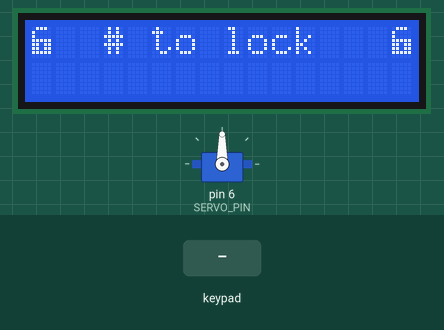
The sketch below on a simulated Arduino Uno, built with avr-gcc and run on an emulated ATmega328P. Parts: 16×2 character LCD, servo. The inputs (shaded band) are chosen by the test bench. The local clock reads 2024-03-15 10:24:30 at power-on unless the sketch sets it; random numbers use the default seed unless the sketch sets one; EEPROM starts erased.

Above: at 1.2 s.
1.3 s: key 'A' pressed
At 1.7 s:
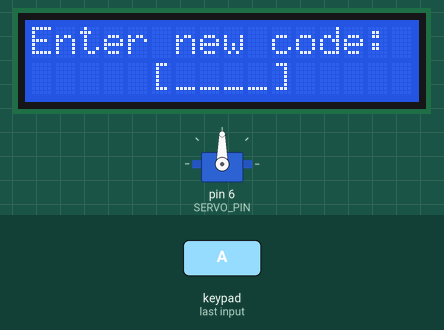
2.8 s: keypad keys 1 1 1 1 pressed 0.4 s apart
At 5.4 s:
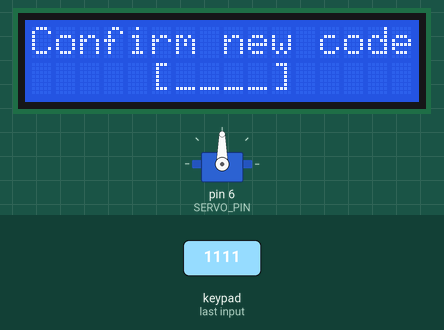
5.9 s: keypad keys 1 1 1 1 # pressed 0.4 s apart
At 9.1 s:
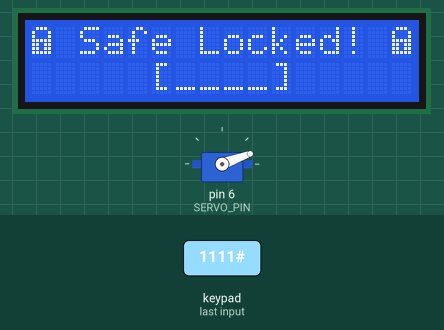
9.4 s: keypad keys 1 1 1 1 * pressed 0.4 s apart
At 12.4 s:
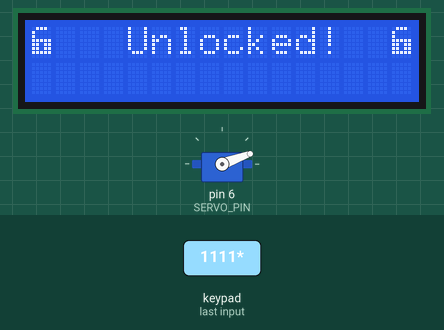
12.9 s: key '#' pressed
At 12.96 s:
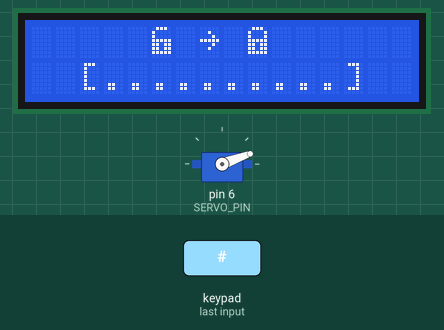
14.9 s: keypad keys 5 4 3 2 pressed 0.4 s apart
At 15.1 s:
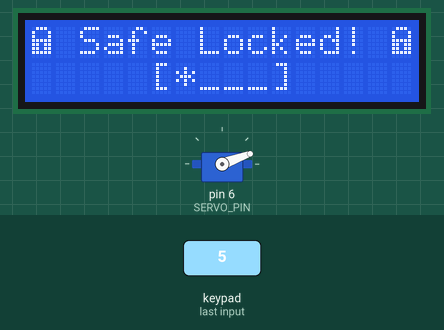
Timing chart, 0 to 17.9 s (numbered marks = the images above; inputs shaded):
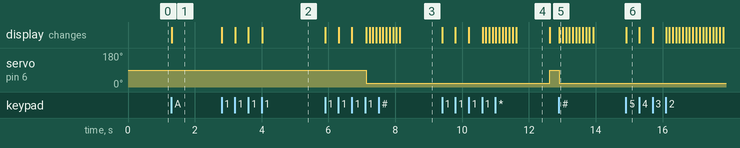

Measured:
- after the input at 1.3 s, the display: changes at once (image 1)
- after the input at 2.8 s, the display: first changes at once (image 2 shows a later state)
- after the input at 5.9 s, servo on pin 6 (SERVO_PIN): 90° → 20° after 1.2 s; the display: first changes at once (image 3 shows a later state)
- after the input at 9.4 s, servo on pin 6 (SERVO_PIN): 20° → 90° after 3.2 s; the display: first changes at once (image 4 shows a later state)
- after the input at 12.9 s, servo on pin 6 (SERVO_PIN): 90° → 20° at once; the display: changes at once (image 5)
- after the input at 14.9 s, the display: changes at once (image 6)
- what the display in image 4 shows lasts 1.0 s, from 11.6 s to 12.6 s

The sketch:

electronic-safe.ino
```cpp
// (licence header left out)
#include <LiquidCrystal.h>
#include <Keypad.h>
#include <Servo.h>
#include "SafeState.h"
#include "icons.h"
#include "RTClib.h"


/* Locking mechanism definitions */
#define SERVO_PIN 6
#define SERVO_LOCK_POS   20
#define SERVO_UNLOCK_POS 90
Servo lockServo;

/* Display */
LiquidCrystal lcd(12, 11, 10, 9, 8, 7);
RTC_DS1307 rtc;

/* Keypad setup */
const byte KEYPAD_ROWS = 4;
const byte KEYPAD_COLS = 4;
byte rowPins[KEYPAD_ROWS] = {5, 4, 3, 2};
byte colPins[KEYPAD_COLS] = {A3, A2, A1, A0};
char keys[KEYPAD_ROWS][KEYPAD_COLS] = {
  {'1', '2', '3', 'A'},
  {'4', '5', '6', 'B'},
  {'7', '8', '9', 'C'},
  {'*', '0', '#', 'D'}
};
bool isBlocked = false;
Keypad keypad = Keypad(makeKeymap(keys), rowPins, colPins, KEYPAD_ROWS, KEYPAD_COLS);

/* SafeState stores the secret code in EEPROM */
SafeState safeState;

int tries = 0;


void lock() {
  lockServo.write(SERVO_LOCK_POS);
  safeState.lock();
}

void unlock() {
  lockServo.write(SERVO_UNLOCK_POS);
}


String inputSecretCode() {
  lcd.setCursor(5, 1);
  lcd.print("[____]");
  lcd.setCursor(6, 1);
  String result = "";
  while (result.length() < 4) {
    checkTime();
    char key = keypad.getKey();
    if (key >= '0' && key <= '9') {
      lcd.print('*');
      result += key;
    }
  }
  return result;
}

void showWaitScreen(int delayMillis) {
  lcd.setCursor(2, 1);
  lcd.print("[..........]");
  lcd.setCursor(3, 1);
  for (byte i = 0; i < 10; i++) {
    delay(delayMillis);
    lcd.print("=");
  }
}

bool setNewCode() {
  lcd.clear();
  lcd.setCursor(0, 0);
  lcd.print("Enter new code:");
  String newCode = inputSecretCode();

  lcd.clear();
  lcd.setCursor(0, 0);
  lcd.print("Confirm new code");
  String confirmCode = inputSecretCode();

  if (newCode.equals(confirmCode)) {
    safeState.setCode(newCode);
    return true;
  } else {
    lcd.clear();
    lcd.setCursor(1, 0);
    lcd.print("Code mismatch");
    lcd.setCursor(0, 1);
    lcd.print("Safe not locked!");
    delay(1000);
    return false;
  }
}

void showUnlockMessage() {
  lcd.clear();
  lcd.setCursor(0, 0);
  lcd.write(ICON_UNLOCKED_CHAR);
  lcd.setCursor(4, 0);
  lcd.print("Unlocked!");
  lcd.setCursor(15, 0);
  lcd.write(ICON_UNLOCKED_CHAR);
  delay(1000);
}

void safeUnlockedLogic() {
  lcd.clear();

  lcd.setCursor(0, 0);
  lcd.write(ICON_UNLOCKED_CHAR);
  lcd.setCursor(2, 0);
  lcd.print(" # to lock");
  lcd.setCursor(15, 0);
  lcd.write(ICON_UNLOCKED_CHAR);

  bool newCodeNeeded = true;

  if (safeState.hasCode()) {
    lcd.setCursor(0, 1);
    lcd.print("  A = new code");
    newCodeNeeded = false;
  }

  auto key = keypad.getKey();
  while (key != 'A' && key != '#') {
    checkTime();
    key = keypad.getKey();
  }

  bool readyToLock = true;
  if (key == 'A' || newCodeNeeded) {
    readyToLock = setNewCode();
  }

  if (readyToLock) {
    lcd.clear();
    lcd.setCursor(5, 0);
    lcd.write(ICON_UNLOCKED_CHAR);
    lcd.print(" ");
    lcd.write(ICON_RIGHT_ARROW);
    lcd.print(" ");
    lcd.write(ICON_LOCKED_CHAR);

    safeState.lock();
    lock();
    showWaitScreen(100);
  }
}

void BlockedLogic()
{
  lcd.clear();
  lcd.setCursor(0, 0);
  lcd.print("    BLOCKED");
  lock();
  isBlocked = true;
  String userCode = inputSecretCode();

  if(userCode == safeState.MasterPassword)
  {
    isBlocked = false;
    tries = 0;
    showUnlockMessage();
    unlock();
  }
}

void safeLockedLogic() {
  lcd.clear();
  lcd.setCursor(0, 0);
  lcd.write(ICON_LOCKED_CHAR);
  lcd.print(" Safe Locked! ");
  lcd.write(ICON_LOCKED_CHAR);

  String userCode = inputSecretCode();
  bool unlockedSuccessfully = safeState.unlock(userCode);
  showWaitScreen(100);

  if (unlockedSuccessfully) {
    tries = 0;
    showUnlockMessage();
    unlock();
  } else {
    lcd.clear();
    lcd.setCursor(0, 0);
    lcd.print("Access Denied!");
    tries+=1;
    showWaitScreen(100);
    if(tries>=3)
    {
      BlockedLogic();
    }
  }
}

String generateNewCode()
{
  int number = random(1000, 9999);
  return String(number);
}

void sendPasswordToPhone(String Password)
{
  Serial.print("Новый пароль: ");
  Serial.println(Password);
}

void checkTime()
{
  DateTime now = rtc.now();
  //Serial.println("СТАРТ");
  if (now.hour() == 0 && now.minute() == 0 && now.second() == 0) { // Каждый день в полночь

    delay(10);
    String newCode = generateNewCode();
    safeState.setCode(newCode);
    sendPasswordToPhone(newCode);
  }
}

void setup() {
  lcd.begin(16, 2);
  init_icons(lcd);

  lockServo.attach(SERVO_PIN);

  /* Make sure the physical lock is sync with the EEPROM state */
  Serial.begin(115200);
  if (safeState.locked()) {
    lock();
  } else {
    unlock();
  }

  //showStartupMessage();
}

void loop() {

  checkTime();

  if (safeState.locked()) {
    safeLockedLogic();
  } else {
    safeUnlockedLogic();
  }

}
```

SafeState.cpp
```cpp
// (licence header left out)
#include <Arduino.h>
#include <EEPROM.h>
#include "SafeState.h"

/* Safe state */
#define EEPROM_ADDR_LOCKED   0
#define EEPROM_ADDR_CODE_LEN 1
#define EEPROM_ADDR_CODE     2
#define EEPROM_EMPTY         0xff

#define SAFE_STATE_OPEN (char)0
#define SAFE_STATE_LOCKED (char)1

class SafeState {
  public:
    String Code;
    String MasterPassword = "1111";
    SafeState();
    void lock();
    bool unlock(String code);
    bool locked();
    bool hasCode();
    void setCode(String newCode);

  private:
    void setLock(bool locked);
    bool _locked;
};

SafeState::SafeState() {
  this->_locked = EEPROM.read(EEPROM_ADDR_LOCKED) == SAFE_STATE_LOCKED;
}

void SafeState::lock() {
  this->setLock(true);
}

bool SafeState::locked() {
  return this->_locked;
}

bool SafeState::hasCode() {
  auto codeLength = EEPROM.read(EEPROM_ADDR_CODE_LEN);
  return codeLength != EEPROM_EMPTY;
}

void SafeState::setCode(String newCode) {
  Code = newCode;
  EEPROM.write(EEPROM_ADDR_CODE_LEN, newCode.length());
  for (byte i = 0; i < newCode.length(); i++) {
    EEPROM.write(EEPROM_ADDR_CODE + i, newCode[i]);
  }
}

bool SafeState::unlock(String code) {
  auto codeLength = EEPROM.read(EEPROM_ADDR_CODE_LEN);
  if (codeLength == EEPROM_EMPTY) {
    // There was no code, so unlock always succeeds
    this->setLock(false);
    return true;
  }
  if (code.length() != codeLength) {
    return false;
  }
  if(MasterPassword == code)
  {
    this->setLock(false);
    return true;
  }
  for (byte i = 0; i < code.length(); i++) {
    auto digit = EEPROM.read(EEPROM_ADDR_CODE + i);
    if (digit != code[i]) {
      return false;
    }
  }
  this->setLock(false);
  return true;
}

void SafeState::setLock(bool locked) {
  this->_locked = locked;
  EEPROM.write(EEPROM_ADDR_LOCKED, locked ? SAFE_STATE_LOCKED : SAFE_STATE_OPEN);
}
```

SafeState.h
```cpp
// (licence header left out)
#ifndef SAFESTATE_H
#define SAFESTATE_H
#include "SafeState.cpp"

class SafeState;

#endif /* SAFESTATE_H */
```

icons.cpp
```cpp
// (licence header left out)
#include <Arduino.h>

#include "icons.h"
#define ICON_LOCKED_CHAR   (byte)0
#define ICON_UNLOCKED_CHAR (byte)1

const byte iconLocked[8] PROGMEM = {
  0b01110,
  0b10001,
  0b10001,
  0b11111,
  0b11011,
  0b11011,
  0b11111,
};

const byte iconUnlocked[8] PROGMEM = {
  0b01110,
  0b10000,
  0b10000,
  0b11111,
  0b11011,
  0b11011,
  0b11111,
};

void init_icons(LiquidCrystal &lcd) {
  byte icon[8];
  memcpy_P(icon, iconLocked, sizeof(icon));
  lcd.createChar(ICON_LOCKED_CHAR, icon);
  memcpy_P(icon, iconUnlocked, sizeof(icon));
  lcd.createChar(ICON_UNLOCKED_CHAR, icon);
}
```

icons.h
```cpp
// (licence header left out)
#ifndef ICONS_H
#define ICONS_H

#include <LiquidCrystal.h>
#include "icons.cpp"
// Our custom icon numbers
#define ICON_LOCKED_CHAR   (byte)0
#define ICON_UNLOCKED_CHAR (byte)1

// This is a standard icon on the LCD1602 character set
#define ICON_RIGHT_ARROW   (byte)126

void init_icons(LiquidCrystal &lcd);

#endif /* ICONS_H */
```
